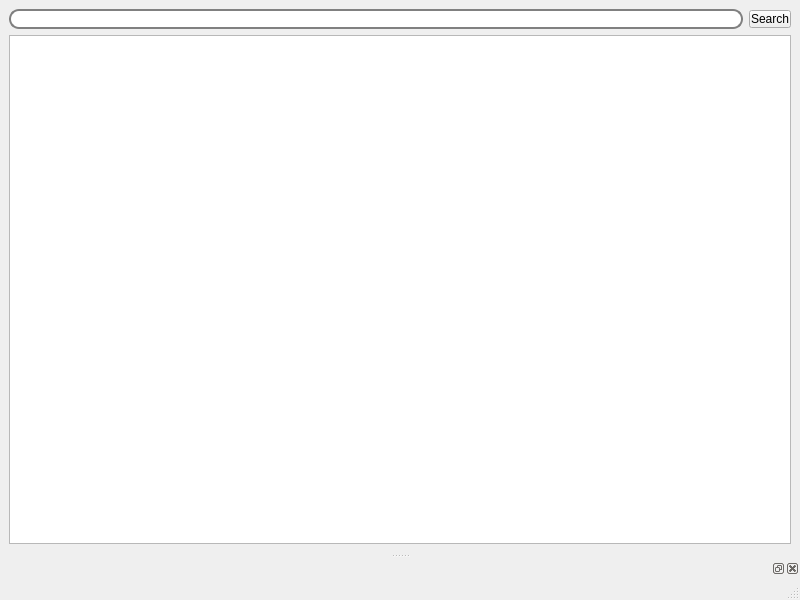
<?xml version="1.0" encoding="UTF-8"?>
<ui version="4.0">
 <class>MainWindow</class>
 <widget class="QMainWindow" name="MainWindow">
  <property name="geometry">
   <rect>
    <x>0</x>
    <y>0</y>
    <width>800</width>
    <height>600</height>
   </rect>
  </property>
  <property name="windowTitle">
   <string>MainWindow</string>
  </property>
  <widget class="QWidget" name="centralwidget">
   <layout class="QVBoxLayout" name="verticalLayout">
    <item>
     <layout class="QHBoxLayout" name="horizontalLayout">
      <item>
       <widget class="QLineEdit" name="lineEdit">
        <property name="styleSheet">
         <string notr="true">QLineEdit {
 border: 2px solid gray;
 border-radius: 10px;
}</string>
        </property>
        <property name="text">
         <string/>
        </property>
       </widget>
      </item>
      <item>
       <widget class="QPushButton" name="pushButton">
        <property name="styleSheet">
         <string notr="true">QPushButton
{
padding:1px
}</string>
        </property>
        <property name="text">
         <string>Search</string>
        </property>
       </widget>
      </item>
     </layout>
    </item>
    <item>
     <widget class="QListWidget" name="listWidget"/>
    </item>
    <item>
     <layout class="QVBoxLayout" name="verticalLayout_2"/>
    </item>
   </layout>
  </widget>
  <widget class="QMenuBar" name="menubar">
   <property name="geometry">
    <rect>
     <x>0</x>
     <y>0</y>
     <width>800</width>
     <height>32</height>
    </rect>
   </property>
  </widget>
  <widget class="QStatusBar" name="statusbar"/>
  <widget class="QDockWidget" name="dockWidget">
   <attribute name="dockWidgetArea">
    <number>8</number>
   </attribute>
   <widget class="QWidget" name="dockWidgetContents">
    <widget class="QPushButton" name="pushButton_2">
     <property name="geometry">
      <rect>
       <x>10</x>
       <y>0</y>
       <width>135</width>
       <height>36</height>
      </rect>
     </property>
     <property name="text">
      <string>PushButton</string>
     </property>
    </widget>
   </widget>
  </widget>
 </widget>
 <resources/>
 <connections/>
</ui>
